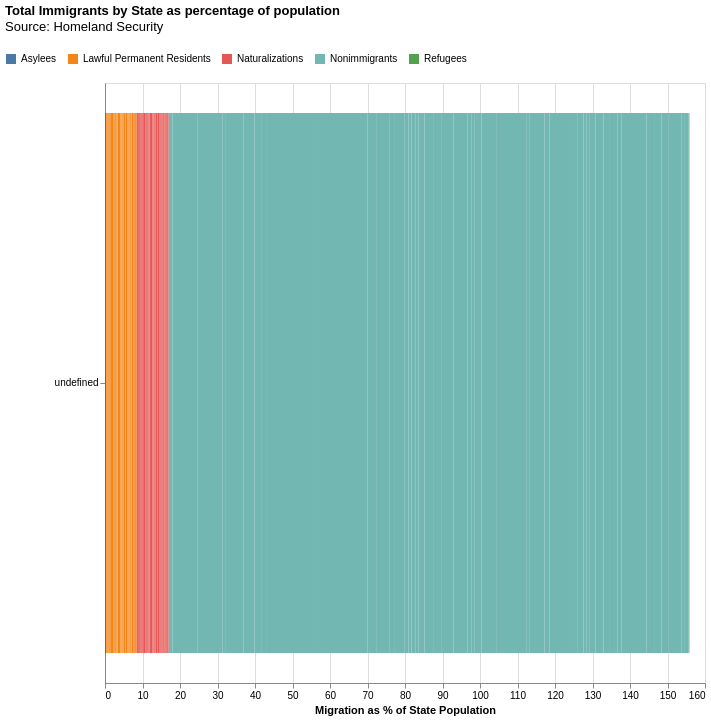

The specification (Vega-Lite) saved for this image:
### Vega-Lite specification from a JSON file in a GitHub repository (floating-point values rounded to 4 significant figures; data arrays with more than 128 entries replaced by an {"elided": "..."} marker saying what was removed)
{"$schema": "https://vega.github.io/schema/vega-lite/v5.json", "data": {"values": {"elided": "260 records"}}, "title": {"fontSize": 13, "subtitleFontSize": 13, "text": "Total Immigrants by State as percentage of population", "subtitle": ["Source: Homeland Security", ""], "anchor": "start"}, "width": 600, "height": 600, "mark": {"type": "bar"}, "encoding": {"y": {"field": "State", "sort": {"op": "sum", "order": "ascending", "field": "ValueC"}, "axis": {"title": null}}, "x": {"aggregate": "sum", "field": "ValueC", "axis": {"title": "Migration as % of State Population"}}, "color": {"field": "Type1", "legend": {"orient": "none", "columns": 13, "legendX": -100, "legendY": -30, "offset": 10, "title": null}}, "tooltip": [{"field": "ValueC", "title": "Migration as % of State Population"}]}}
